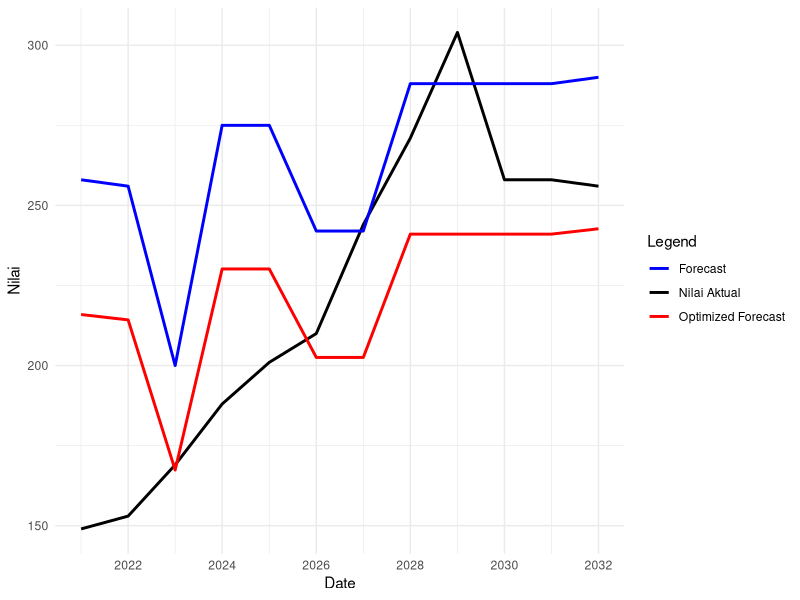

This chart was generated by the following R code:
# Menginstal dan memuat paket "DEoptim"
install.packages("DEoptim")
library(DEoptim)

# Memasukkan dataset ke dalam variabel "dataset"
dataset <- data.frame(
  Date = as.Date(c("1/1/2021","1/1/2022","1/1/2023","1/1/2024","1/1/2025","1/1/2026","1/1/2027","1/1/2028","1/1/2029","1/1/2030","1/1/2031",
                   "1/1/2032"), format = "%m/%d/%Y"),
  Nilai_Aktual = c(149, 153, 169, 188, 201, 210, 244, 271, 304, 258, 258, 256),
  Forecast = c(258,256,200,275,275,242,242,288,288,288,288,290)
)

# Menginisialisasi fungsi objektif (MSE)
calculate_mse <- function(alpha_beta, dataset) {
  alpha <- alpha_beta[1]
  beta <- alpha_beta[2]
  forecast <- alpha * dataset$Forecast + beta
  mse <- mean((dataset$Nilai_Aktual - forecast)^2)
  return(mse)
}

# Mengoptimasi nilai alpha dan beta menggunakan algoritma Evolusi Diferensial
optimized_result <- DEoptim(calculate_mse, lower = c(0, 0), upper = c(1000, 1000), dataset = dataset)

# Mendapatkan nilai optimal alpha dan beta
optimized_alpha <- optimized_result$optim$bestmem[1]
optimized_beta <- optimized_result$optim$bestmem[2]

# Menghitung hasil peramalan yang dioptimasi
optimized_forecast <- optimized_alpha * dataset$Forecast + optimized_beta

# Menggabungkan hasil peramalan yang telah dioptimasi dengan data lainnya
optimized_dataset <- data.frame(dataset, Optimized_Forecast = optimized_forecast)

# Menampilkan hasil peramalan yang telah dioptimasi
print(optimized_dataset)

# Memuat paket "ggplot2"
library(ggplot2)

# Memuat paket "ggplot2"
library(ggplot2)

# Membuat plot gabungan
ggplot(optimized_dataset, aes(x = Date)) +
  geom_line(aes(y = Nilai_Aktual, color = "Nilai Aktual"), size = 1) +
  geom_line(aes(y = Forecast, color = "Forecast"), size = 1) +
  geom_line(aes(y = Optimized_Forecast, color = "Optimized Forecast"), size = 1) +
  labs(x = "Date", y = "Nilai", color = "Legend") +
  scale_color_manual(values = c("Nilai Aktual" = "black", "Forecast" = "blue", "Optimized Forecast" = "red")) +
  theme_minimal()


# Menghitung MAPE untuk kolom Forecast
MAPE_Forecast.LQP <- (1/12) * sum(abs((optimized_dataset$Nilai_Aktual - optimized_dataset$Forecast)/optimized_dataset$Nilai_Aktual)) * 100

# Menghitung MAPE untuk kolom Optimized_Forecast
MAPE_Optimized.DE <- (1/12) * sum(abs((optimized_dataset$Nilai_Aktual - optimized_dataset$Optimized_Forecast)/optimized_dataset$Nilai_Aktual)) * 100


# Menampilkan hasil MAPE
print("MAPE Forecast:")
print(MAPE_Forecast.LQP)
print("MAPE Optimized Forecast:")
print(MAPE_Optimized.DE)
